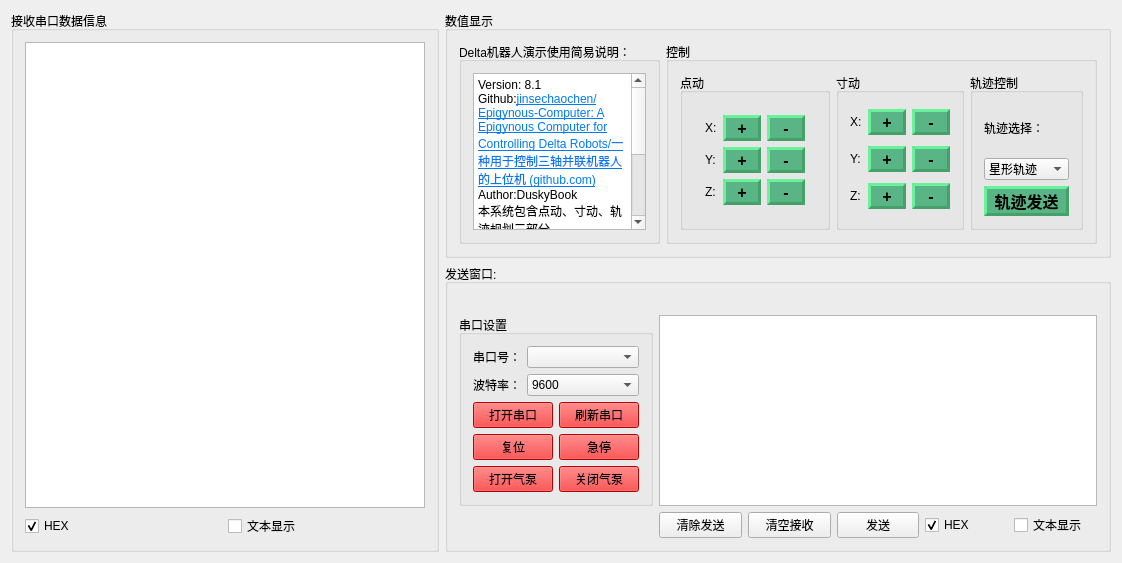
<?xml version="1.0" encoding="UTF-8"?>
<ui version="4.0">
 <class>Widget</class>
 <widget class="QWidget" name="Widget">
  <property name="geometry">
   <rect>
    <x>0</x>
    <y>0</y>
    <width>1091</width>
    <height>559</height>
   </rect>
  </property>
  <property name="windowTitle">
   <string>工具</string>
  </property>
  <property name="styleSheet">
   <string notr="true"/>
  </property>
  <layout class="QGridLayout" name="gridLayout_2" rowstretch="1,1">
   <item row="0" column="0" rowspan="2">
    <widget class="QGroupBox" name="groupBox">
     <property name="title">
      <string>接收串口数据信息</string>
     </property>
     <layout class="QGridLayout" name="gridLayout_5">
      <item row="1" column="0">
       <widget class="QCheckBox" name="checkBoxRecvHex">
        <property name="text">
         <string>HEX</string>
        </property>
        <property name="checked">
         <bool>true</bool>
        </property>
        <property name="autoExclusive">
         <bool>true</bool>
        </property>
       </widget>
      </item>
      <item row="1" column="1">
       <widget class="QCheckBox" name="checkBoxRecvText">
        <property name="text">
         <string>文本显示</string>
        </property>
        <property name="checked">
         <bool>false</bool>
        </property>
        <property name="autoExclusive">
         <bool>true</bool>
        </property>
       </widget>
      </item>
      <item row="0" column="0" colspan="2">
       <widget class="QTextEdit" name="textEditRecv">
        <property name="minimumSize">
         <size>
          <width>400</width>
          <height>0</height>
         </size>
        </property>
        <property name="readOnly">
         <bool>false</bool>
        </property>
       </widget>
      </item>
     </layout>
    </widget>
   </item>
   <item row="0" column="1">
    <widget class="QGroupBox" name="groupBoxRight">
     <property name="styleSheet">
      <string notr="true"/>
     </property>
     <property name="title">
      <string>数值显示</string>
     </property>
     <layout class="QGridLayout" name="gridLayout" columnstretch="0,1">
      <item row="0" column="0">
       <widget class="QGroupBox" name="groupBox_4">
        <property name="title">
         <string>Delta机器人演示使用简易说明：</string>
        </property>
        <layout class="QGridLayout" name="gridLayout_11">
         <item row="0" column="0">
          <widget class="QTextBrowser" name="textBrowser">
           <property name="minimumSize">
            <size>
             <width>100</width>
             <height>0</height>
            </size>
           </property>
           <property name="html">
            <string>&lt;!DOCTYPE HTML PUBLIC &quot;-//W3C//DTD HTML 4.0//EN&quot; &quot;http://www.w3.org/TR/REC-html40/strict.dtd&quot;&gt;
&lt;html&gt;&lt;head&gt;&lt;meta name=&quot;qrichtext&quot; content=&quot;1&quot; /&gt;&lt;meta charset=&quot;utf-8&quot; /&gt;&lt;style type=&quot;text/css&quot;&gt;
p, li { white-space: pre-wrap; }
hr { height: 1px; border-width: 0; }
li.unchecked::marker { content: &quot;\2610&quot;; }
li.checked::marker { content: &quot;\2612&quot;; }
&lt;/style&gt;&lt;/head&gt;&lt;body style=&quot; font-family:'Microsoft YaHei UI'; font-size:9pt; font-weight:400; font-style:normal;&quot;&gt;
&lt;p style=&quot; margin-top:0px; margin-bottom:0px; margin-left:0px; margin-right:0px; -qt-block-indent:0; text-indent:0px;&quot;&gt;Version: 8.1&lt;/p&gt;
&lt;p style=&quot; margin-top:0px; margin-bottom:0px; margin-left:0px; margin-right:0px; -qt-block-indent:0; text-indent:0px;&quot;&gt;Github:&lt;a href=&quot;https://github.com/jinsechaochen/Epigynous-Computer/&quot;&gt;&lt;span style=&quot; text-decoration: underline; color:#007af4;&quot;&gt;jinsechaochen/Epigynous-Computer: A Epigynous Computer for Controlling Delta Robots/一种用于控制三轴并联机器人的上位机 (github.com)&lt;/span&gt;&lt;/a&gt;&lt;/p&gt;
&lt;p style=&quot; margin-top:0px; margin-bottom:0px; margin-left:0px; margin-right:0px; -qt-block-indent:0; text-indent:0px;&quot;&gt;Author:DuskyBook&lt;/p&gt;
&lt;p style=&quot; margin-top:0px; margin-bottom:0px; margin-left:0px; margin-right:0px; -qt-block-indent:0; text-indent:0px;&quot;&gt;&lt;span style=&quot; font-family:'Segoe UI';&quot;&gt;本系统包含点动、寸动、轨迹规划三部分&lt;/span&gt;&lt;/p&gt;
&lt;p style=&quot; margin-top:0px; margin-bottom:0px; margin-left:0px; margin-right:0px; -qt-block-indent:0; text-indent:0px;&quot;&gt;&lt;span style=&quot; font-family:'Segoe UI';&quot;&gt;1、使用前需选择好波特率、COM口，按下“打开串口”按键&lt;/span&gt;&lt;/p&gt;
&lt;p style=&quot; margin-top:0px; margin-bottom:0px; margin-left:0px; margin-right:0px; -qt-block-indent:0; text-indent:0px;&quot;&gt;&lt;span style=&quot; font-family:'Segoe UI';&quot;&gt;2、当前动平台坐标及电机转动情况将在左侧显示区域显示(需要结合对应下位机)&lt;/span&gt;&lt;/p&gt;
&lt;p style=&quot; margin-top:0px; margin-bottom:0px; margin-left:0px; margin-right:0px; -qt-block-indent:0; text-indent:0px;&quot;&gt;&lt;span style=&quot; font-family:'Segoe UI';&quot;&gt;软件版本 V8.1&lt;/span&gt;&lt;/p&gt;&lt;/body&gt;&lt;/html&gt;</string>
           </property>
          </widget>
         </item>
        </layout>
       </widget>
      </item>
      <item row="0" column="1">
       <widget class="QGroupBox" name="groupBox_3">
        <property name="styleSheet">
         <string notr="true">QPushButton
{
	width:32px;
	min-height:20px;
	background-color: rgb(90, 181, 134);
	border: 3px solid rgb(70, 161, 104);
	border-style:outset;
	font-size:12pt;
	font:bold;
}
QPushButton::pressed
{
	border-style:inset;
}</string>
        </property>
        <property name="title">
         <string>控制</string>
        </property>
        <layout class="QGridLayout" name="gridLayout_6">
         <item row="0" column="0">
          <widget class="QGroupBox" name="groupBoxInch_2">
           <property name="title">
            <string>点动</string>
           </property>
           <layout class="QGridLayout" name="gridLayout_14">
            <item row="0" column="0">
             <widget class="QWidget" name="widget" native="true">
              <layout class="QGridLayout" name="gridLayout_12">
               <item row="0" column="0">
                <widget class="QLabel" name="label_21">
                 <property name="text">
                  <string>X:</string>
                 </property>
                </widget>
               </item>
               <item row="0" column="1">
                <widget class="QPushButton" name="pushButtonPointAddX">
                 <property name="text">
                  <string>+</string>
                 </property>
                </widget>
               </item>
               <item row="0" column="2">
                <widget class="QPushButton" name="pushButtonPointSubX">
                 <property name="text">
                  <string>-</string>
                 </property>
                </widget>
               </item>
               <item row="1" column="0">
                <widget class="QLabel" name="label_22">
                 <property name="text">
                  <string>Y:</string>
                 </property>
                </widget>
               </item>
               <item row="1" column="1">
                <widget class="QPushButton" name="pushButtonPointAddY">
                 <property name="text">
                  <string>+</string>
                 </property>
                </widget>
               </item>
               <item row="1" column="2">
                <widget class="QPushButton" name="pushButtonPointSubY">
                 <property name="text">
                  <string>-</string>
                 </property>
                </widget>
               </item>
               <item row="2" column="0">
                <widget class="QLabel" name="label_20">
                 <property name="text">
                  <string>Z:</string>
                 </property>
                </widget>
               </item>
               <item row="2" column="1">
                <widget class="QPushButton" name="pushButtonPointAddZ">
                 <property name="text">
                  <string>+</string>
                 </property>
                </widget>
               </item>
               <item row="2" column="2">
                <widget class="QPushButton" name="pushButtonPointSubZ">
                 <property name="text">
                  <string>-</string>
                 </property>
                </widget>
               </item>
              </layout>
             </widget>
            </item>
           </layout>
          </widget>
         </item>
         <item row="0" column="1">
          <widget class="QGroupBox" name="groupBoxInch">
           <property name="title">
            <string>寸动</string>
           </property>
           <layout class="QGridLayout" name="gridLayout_10">
            <item row="0" column="2">
             <widget class="QPushButton" name="PushButtonInchXSub">
              <property name="text">
               <string>-</string>
              </property>
             </widget>
            </item>
            <item row="0" column="1">
             <widget class="QPushButton" name="PushButtonInchXAdd">
              <property name="text">
               <string>+</string>
              </property>
             </widget>
            </item>
            <item row="2" column="0">
             <widget class="QLabel" name="label_19">
              <property name="text">
               <string>Z:</string>
              </property>
             </widget>
            </item>
            <item row="0" column="0">
             <widget class="QLabel" name="label_17">
              <property name="text">
               <string>X:</string>
              </property>
             </widget>
            </item>
            <item row="1" column="0">
             <widget class="QLabel" name="label_18">
              <property name="text">
               <string>Y:</string>
              </property>
             </widget>
            </item>
            <item row="2" column="1">
             <widget class="QPushButton" name="PushButtonInchZAdd">
              <property name="text">
               <string>+</string>
              </property>
             </widget>
            </item>
            <item row="1" column="2">
             <widget class="QPushButton" name="PushButtonInchYSub">
              <property name="text">
               <string>-</string>
              </property>
             </widget>
            </item>
            <item row="1" column="1">
             <widget class="QPushButton" name="PushButtonInchYAdd">
              <property name="text">
               <string>+</string>
              </property>
             </widget>
            </item>
            <item row="2" column="2">
             <widget class="QPushButton" name="PushButtonInchZSub">
              <property name="text">
               <string>-</string>
              </property>
             </widget>
            </item>
           </layout>
          </widget>
         </item>
         <item row="0" column="2">
          <widget class="QGroupBox" name="groupBox_5">
           <property name="title">
            <string>轨迹控制</string>
           </property>
           <layout class="QGridLayout" name="gridLayout_15">
            <item row="0" column="0">
             <widget class="QLabel" name="label_4">
              <property name="text">
               <string>轨迹选择：</string>
              </property>
             </widget>
            </item>
            <item row="3" column="0">
             <widget class="QPushButton" name="pushButtonTrack">
              <property name="text">
               <string>轨迹发送</string>
              </property>
             </widget>
            </item>
            <item row="2" column="0">
             <widget class="QComboBox" name="comboBoxTrack">
              <item>
               <property name="text">
                <string>星形轨迹</string>
               </property>
              </item>
              <item>
               <property name="text">
                <string>弧形轨迹</string>
               </property>
              </item>
              <item>
               <property name="text">
                <string>梯形轨迹1</string>
               </property>
              </item>
              <item>
               <property name="text">
                <string>梯形轨迹2</string>
               </property>
              </item>
              <item>
               <property name="text">
                <string>拉姆轨迹1</string>
               </property>
              </item>
              <item>
               <property name="text">
                <string>拉姆轨迹2</string>
               </property>
              </item>
              <item>
               <property name="text">
                <string>拉姆轨迹3</string>
               </property>
              </item>
              <item>
               <property name="text">
                <string>拉姆轨迹4</string>
               </property>
              </item>
              <item>
               <property name="text">
                <string>拉姆轨迹5</string>
               </property>
              </item>
              <item>
               <property name="text">
                <string>拉姆轨迹6</string>
               </property>
              </item>
              <item>
               <property name="text">
                <string>拉姆轨迹7</string>
               </property>
              </item>
              <item>
               <property name="text">
                <string>拉姆轨迹8</string>
               </property>
              </item>
             </widget>
            </item>
           </layout>
          </widget>
         </item>
        </layout>
       </widget>
      </item>
     </layout>
    </widget>
   </item>
   <item row="1" column="1">
    <widget class="QGroupBox" name="groupBox_2">
     <property name="title">
      <string>发送窗口:</string>
     </property>
     <layout class="QGridLayout" name="gridLayout_4">
      <item row="1" column="0">
       <widget class="QGroupBox" name="leftTopGroupBox">
        <property name="maximumSize">
         <size>
          <width>240</width>
          <height>16777215</height>
         </size>
        </property>
        <property name="styleSheet">
         <string notr="true"/>
        </property>
        <property name="title">
         <string>串口设置</string>
        </property>
        <layout class="QGridLayout" name="gridLayout_3">
         <item row="0" column="0">
          <widget class="QLabel" name="label">
           <property name="text">
            <string>串口号：</string>
           </property>
          </widget>
         </item>
         <item row="1" column="1" colspan="2">
          <widget class="QComboBox" name="comboBoxBaund">
           <property name="currentIndex">
            <number>3</number>
           </property>
           <item>
            <property name="text">
             <string>1200</string>
            </property>
           </item>
           <item>
            <property name="text">
             <string>2400</string>
            </property>
           </item>
           <item>
            <property name="text">
             <string>4800</string>
            </property>
           </item>
           <item>
            <property name="text">
             <string>9600</string>
            </property>
           </item>
           <item>
            <property name="text">
             <string>19200</string>
            </property>
           </item>
           <item>
            <property name="text">
             <string>38400</string>
            </property>
           </item>
           <item>
            <property name="text">
             <string>115200</string>
            </property>
           </item>
          </widget>
         </item>
         <item row="3" column="2">
          <widget class="QPushButton" name="pushButtonStop">
           <property name="styleSheet">
            <string notr="true">background-color:rgb(255,0,0);</string>
           </property>
           <property name="text">
            <string>急停</string>
           </property>
          </widget>
         </item>
         <item row="0" column="1" colspan="2">
          <widget class="QComboBox" name="comboBoxName"/>
         </item>
         <item row="1" column="0">
          <widget class="QLabel" name="label_2">
           <property name="text">
            <string>波特率：</string>
           </property>
          </widget>
         </item>
         <item row="3" column="0" colspan="2">
          <widget class="QPushButton" name="pushButtonReset">
           <property name="styleSheet">
            <string notr="true">background-color:rgb(255,0,0);</string>
           </property>
           <property name="text">
            <string>复位</string>
           </property>
          </widget>
         </item>
         <item row="2" column="2">
          <widget class="QPushButton" name="pushButtonUpdateCom">
           <property name="styleSheet">
            <string notr="true">background-color:rgb(255,0,0);</string>
           </property>
           <property name="text">
            <string>刷新串口</string>
           </property>
          </widget>
         </item>
         <item row="2" column="0" colspan="2">
          <widget class="QPushButton" name="pushButtonOpen">
           <property name="styleSheet">
            <string notr="true">background-color:rgb(255,0,0);</string>
           </property>
           <property name="text">
            <string>打开串口</string>
           </property>
          </widget>
         </item>
         <item row="4" column="2">
          <widget class="QPushButton" name="pushButtonClosePump">
           <property name="styleSheet">
            <string notr="true">background-color:rgb(255,0,0);</string>
           </property>
           <property name="text">
            <string>关闭气泵</string>
           </property>
          </widget>
         </item>
         <item row="4" column="0" colspan="2">
          <widget class="QPushButton" name="pushButtonOpenPump">
           <property name="styleSheet">
            <string notr="true">background-color:rgb(255,0,0);</string>
           </property>
           <property name="text">
            <string>打开气泵</string>
           </property>
          </widget>
         </item>
        </layout>
       </widget>
      </item>
      <item row="0" column="3">
       <widget class="QLabel" name="label_6">
        <property name="text">
         <string/>
        </property>
       </widget>
      </item>
      <item row="2" column="3">
       <widget class="QPushButton" name="pushButtonSendSend">
        <property name="text">
         <string>发送</string>
        </property>
       </widget>
      </item>
      <item row="2" column="1">
       <widget class="QPushButton" name="pushButtonSendClear">
        <property name="text">
         <string>清除发送</string>
        </property>
       </widget>
      </item>
      <item row="1" column="1" colspan="5">
       <widget class="QTextEdit" name="textEditSend"/>
      </item>
      <item row="2" column="2">
       <widget class="QPushButton" name="pushButtonClearRecv">
        <property name="text">
         <string>清空接收</string>
        </property>
       </widget>
      </item>
      <item row="2" column="4">
       <widget class="QCheckBox" name="checkBoxSendHex">
        <property name="text">
         <string>HEX</string>
        </property>
        <property name="checked">
         <bool>true</bool>
        </property>
        <property name="autoExclusive">
         <bool>true</bool>
        </property>
       </widget>
      </item>
      <item row="2" column="5">
       <widget class="QCheckBox" name="checkBoxSendText">
        <property name="text">
         <string>文本显示</string>
        </property>
        <property name="autoExclusive">
         <bool>true</bool>
        </property>
       </widget>
      </item>
     </layout>
    </widget>
   </item>
  </layout>
 </widget>
 <layoutdefault spacing="6" margin="11"/>
 <resources/>
 <connections/>
</ui>
